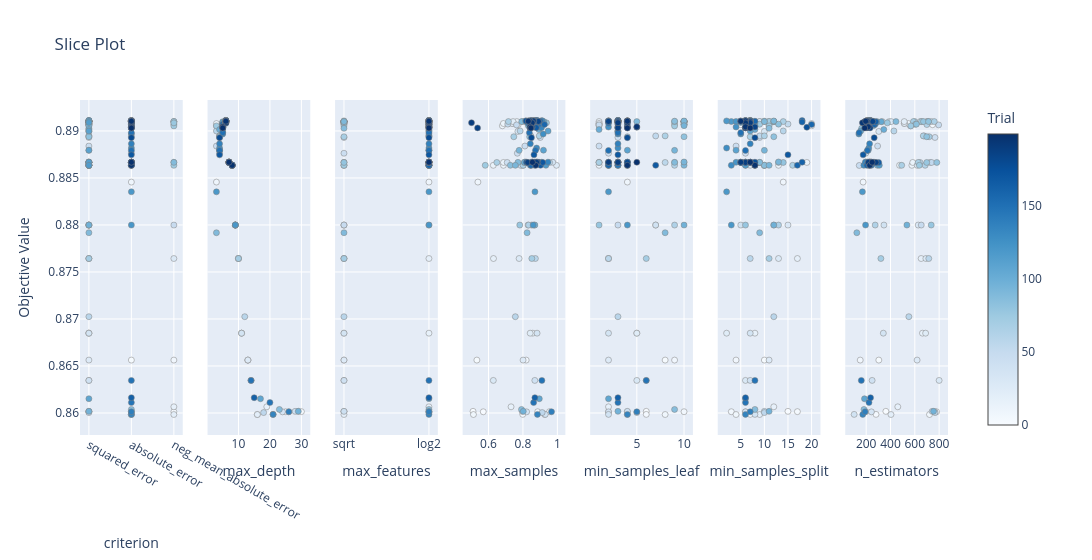

Notebook code for this chart:
### Code cell
optuna.visualization.plot_slice(
    study,
    params=[
        "n_estimators",
        "max_depth",
        "min_samples_split",
        "min_samples_leaf",
        "max_features",
        "criterion",
        "max_samples"])

### Figure 1 — Plotly figure (JSON) as saved in the notebook; plotly's stock layout.template omitted (floating-point values rounded to 4 significant figures; data arrays with more than 128 entries replaced by an {"elided": "..."} marker saying what was removed)
{"data": [{"marker": {"color": {"elided": "200 int values"}, "colorbar": {"title": {"text": "Trial"}, "x": 1, "xpad": 40}, "colorscale": [[0, "rgb(247,251,255)"], [0.125, "rgb(222,235,247)"], [0.25, "rgb(198,219,239)"], [0.375, "rgb(158,202,225)"], [0.5, "rgb(107,174,214)"], [0.625, "rgb(66,146,198)"], [0.75, "rgb(33,113,181)"], [0.875, "rgb(8,81,156)"], [1, "rgb(8,48,107)"]], "line": {"color": "Grey", "width": 0.5}, "showscale": true}, "mode": "markers", "name": "Feasible Trial", "showlegend": false, "type": "scatter", "x": {"elided": "200 str values"}, "xaxis": "x", "y": {"elided": "200 float values"}, "yaxis": "y"}, {"marker": {"color": {"elided": "200 int values"}, "colorbar": {"title": {"text": "Trial"}, "x": 1, "xpad": 40}, "colorscale": [[0, "rgb(247,251,255)"], [0.125, "rgb(222,235,247)"], [0.25, "rgb(198,219,239)"], [0.375, "rgb(158,202,225)"], [0.5, "rgb(107,174,214)"], [0.625, "rgb(66,146,198)"], [0.75, "rgb(33,113,181)"], [0.875, "rgb(8,81,156)"], [1, "rgb(8,48,107)"]], "line": {"color": "Grey", "width": 0.5}, "showscale": false}, "mode": "markers", "name": "Feasible Trial", "showlegend": false, "type": "scatter", "x": {"elided": "200 int values"}, "xaxis": "x2", "y": {"elided": "200 float values"}, "yaxis": "y2"}, {"marker": {"color": {"elided": "200 int values"}, "colorbar": {"title": {"text": "Trial"}, "x": 1, "xpad": 40}, "colorscale": [[0, "rgb(247,251,255)"], [0.125, "rgb(222,235,247)"], [0.25, "rgb(198,219,239)"], [0.375, "rgb(158,202,225)"], [0.5, "rgb(107,174,214)"], [0.625, "rgb(66,146,198)"], [0.75, "rgb(33,113,181)"], [0.875, "rgb(8,81,156)"], [1, "rgb(8,48,107)"]], "line": {"color": "Grey", "width": 0.5}, "showscale": false}, "mode": "markers", "name": "Feasible Trial", "showlegend": false, "type": "scatter", "x": {"elided": "200 str values"}, "xaxis": "x3", "y": {"elided": "200 float values"}, "yaxis": "y3"}, {"marker": {"color": {"elided": "200 int values"}, "colorbar": {"title": {"text": "Trial"}, "x": 1, "xpad": 40}, "colorscale": [[0, "rgb(247,251,255)"], [0.125, "rgb(222,235,247)"], [0.25, "rgb(198,219,239)"], [0.375, "rgb(158,202,225)"], [0.5, "rgb(107,174,214)"], [0.625, "rgb(66,146,198)"], [0.75, "rgb(33,113,181)"], [0.875, "rgb(8,81,156)"], [1, "rgb(8,48,107)"]], "line": {"color": "Grey", "width": 0.5}, "showscale": false}, "mode": "markers", "name": "Feasible Trial", "showlegend": false, "type": "scatter", "x": {"elided": "200 float values"}, "xaxis": "x4", "y": {"elided": "200 float values"}, "yaxis": "y4"}, {"marker": {"color": {"elided": "200 int values"}, "colorbar": {"title": {"text": "Trial"}, "x": 1, "xpad": 40}, "colorscale": [[0, "rgb(247,251,255)"], [0.125, "rgb(222,235,247)"], [0.25, "rgb(198,219,239)"], [0.375, "rgb(158,202,225)"], [0.5, "rgb(107,174,214)"], [0.625, "rgb(66,146,198)"], [0.75, "rgb(33,113,181)"], [0.875, "rgb(8,81,156)"], [1, "rgb(8,48,107)"]], "line": {"color": "Grey", "width": 0.5}, "showscale": false}, "mode": "markers", "name": "Feasible Trial", "showlegend": false, "type": "scatter", "x": {"elided": "200 int values"}, "xaxis": "x5", "y": {"elided": "200 float values"}, "yaxis": "y5"}, {"marker": {"color": {"elided": "200 int values"}, "colorbar": {"title": {"text": "Trial"}, "x": 1, "xpad": 40}, "colorscale": [[0, "rgb(247,251,255)"], [0.125, "rgb(222,235,247)"], [0.25, "rgb(198,219,239)"], [0.375, "rgb(158,202,225)"], [0.5, "rgb(107,174,214)"], [0.625, "rgb(66,146,198)"], [0.75, "rgb(33,113,181)"], [0.875, "rgb(8,81,156)"], [1, "rgb(8,48,107)"]], "line": {"color": "Grey", "width": 0.5}, "showscale": false}, "mode": "markers", "name": "Feasible Trial", "showlegend": false, "type": "scatter", "x": {"elided": "200 int values"}, "xaxis": "x6", "y": {"elided": "200 float values"}, "yaxis": "y6"}, {"marker": {"color": {"elided": "200 int values"}, "colorbar": {"title": {"text": "Trial"}, "x": 1, "xpad": 40}, "colorscale": [[0, "rgb(247,251,255)"], [0.125, "rgb(222,235,247)"], [0.25, "rgb(198,219,239)"], [0.375, "rgb(158,202,225)"], [0.5, "rgb(107,174,214)"], [0.625, "rgb(66,146,198)"], [0.75, "rgb(33,113,181)"], [0.875, "rgb(8,81,156)"], [1, "rgb(8,48,107)"]], "line": {"color": "Grey", "width": 0.5}, "showscale": false}, "mode": "markers", "name": "Feasible Trial", "showlegend": false, "type": "scatter", "x": {"elided": "200 int values"}, "xaxis": "x7", "y": {"elided": "200 float values"}, "yaxis": "y7"}], "layout": {"title": {"text": "Slice Plot"}, "width": 2100, "xaxis": {"anchor": "y", "categoryarray": ["squared_error", "absolute_error", "neg_mean_absolute_error"], "categoryorder": "array", "domain": [0, 0.1184], "title": {"text": "criterion"}, "type": "category"}, "xaxis2": {"anchor": "y2", "domain": [0.1469, 0.2653], "title": {"text": "max_depth"}}, "xaxis3": {"anchor": "y3", "categoryarray": ["sqrt", "log2", null], "categoryorder": "array", "domain": [0.2939, 0.4122], "title": {"text": "max_features"}, "type": "category"}, "xaxis4": {"anchor": "y4", "domain": [0.4408, 0.5592], "title": {"text": "max_samples"}}, "xaxis5": {"anchor": "y5", "domain": [0.5878, 0.7061], "title": {"text": "min_samples_leaf"}}, "xaxis6": {"anchor": "y6", "domain": [0.7347, 0.8531], "title": {"text": "min_samples_split"}}, "xaxis7": {"anchor": "y7", "domain": [0.8816, 1.0], "title": {"text": "n_estimators"}}, "yaxis": {"anchor": "x", "domain": [0, 1], "title": {"text": "Objective Value"}}, "yaxis2": {"anchor": "x2", "domain": [0, 1], "matches": "y", "showticklabels": false}, "yaxis3": {"anchor": "x3", "domain": [0, 1], "matches": "y", "showticklabels": false}, "yaxis4": {"anchor": "x4", "domain": [0, 1], "matches": "y", "showticklabels": false}, "yaxis5": {"anchor": "x5", "domain": [0, 1], "matches": "y", "showticklabels": false}, "yaxis6": {"anchor": "x6", "domain": [0, 1], "matches": "y", "showticklabels": false}, "yaxis7": {"anchor": "x7", "domain": [0, 1], "matches": "y", "showticklabels": false}}}
